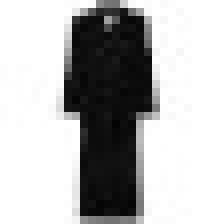
#> input picture test/test6.jpg, 28 x 28 px, found by its file name (shown 8 times larger)
$ jupyter execute --allow-errors Clothes_recognition_2.ipynb   (shell and % lines are left out)   (older library calls are emulated)
#> lines starting #> are read from the running program, lines starting #| are printed output that depends on the picture; long printed decimals are rounded
[cell 1]
import scipy.special,scipy.misc
import numpy
import matplotlib.pyplot
from datetime import datetime
start_time = datetime.now()
class Neurol:
    def __init__(self,input_nodes,hidden_nodes,output_nodes,learningrate):
        self.i_n=input_nodes
        self.h_n=hidden_nodes
        self.o_n=output_nodes

        self.wih = numpy.random.normal(0.0, pow(self.i_n,-0.5),(self.h_n,self.i_n))
        self.who=numpy.random.normal(0.0,pow(self.h_n,-0.5 ),(self.o_n,self.h_n))

        self.l_r= learningrate

        self.activate=lambda x: scipy.special.expit(x)


    def train(self,inputs_l,targets_l):
        ins = numpy.array(inputs_l, ndmin=2).T
        tgs = numpy.array(targets_l, ndmin=2).T


        h_ins = numpy.dot(self.wih, ins)
        h_ots = self.activate(h_ins)


        final_ins = numpy.dot(self.who, h_ots)
        final_ots = self.activate(final_ins)


        ots_errs = tgs - final_ots
        h_errs = numpy.dot(self.who.T, ots_errs)


        self.who += self.l_r * numpy.dot((ots_errs * final_ots * (1.0 - final_ots)), numpy.transpose(h_ots))
        self.wih += self.l_r * numpy.dot((h_errs * h_ots * (1.0 - h_ots)), numpy.transpose(ins))


    def query(self,inputs_l):
        ins=numpy.array(inputs_l,ndmin=2).T
        h_ins=numpy.dot(self.wih,ins)
        h_ots=self.activate(h_ins)
        final_ins=numpy.dot(self.who,h_ots)
        final_ots=self.activate(final_ins)

        return final_ots


input_nodes=784
hidden_nodes=200 #Можно поставить 300 или ,но будут большие затраты по времени
output_nodes=10
learningrate=0.025

n=Neurol(input_nodes,hidden_nodes,output_nodes,learningrate)

#> (the rest of this cell did not finish here and is left out)

#> (a cell that did not finish here is left out)

#> (a cell that did not finish here is left out)

[cell 4]
scorecard=[]

#> (the rest of this cell did not finish here and is left out)

[cell 5]
from PIL import Image
ans=['футболка','брюки','свитер','платье','пальто','туфли','рубашка','кросовки','сумка','ботинки']

img_arr = Image.open('test6.jpg')
#> img_arr is the input picture: PIL image 28x28 RGB; min 3, max 255, mean 182.3
img_arr = img_arr.convert('L') # делаем черно-белым
#> img_arr: PIL image 28x28 L
img_arr = numpy.asarray(img_arr)


img_data=255.0-img_arr.reshape(784)
#> img_data = 784 values, max 252 at index 434, min 0 at index 0, mean 72.67


img_data=(numpy.asfarray(img_data)/255.0*0.99)+0.01
#> img_data = 784 values, max 0.988 at index 434, min 0.01 at index 0, mean 0.292


output=n.query(img_data)
#> in query, `ins=numpy.array(inputs_l,ndmin=2).T`: ins has the same summary as img_data outside query
#> in query, `h_ins=numpy.dot(self.wih,ins)`: h_ins = 200 values, max 1.48 at index 182, min -1.39 at index 11, mean 0.052
#> in query, `h_ins=numpy.dot(self.wih,ins)`:
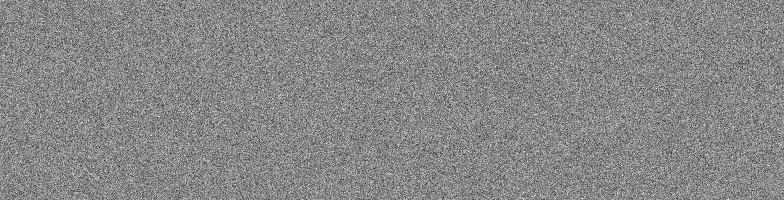
#> self.wih: shape (200, 784) float64; min -0.173, max 0.153, mean 0.000192; drawn with min black and max white
#> in query, `h_ots=self.activate(h_ins)`: h_ots = 200 values, max 0.814 at index 182, min 0.199 at index 11, mean 0.512
#> in query, `final_ins=numpy.dot(self.who,h_ots)`: final_ins = [0.0288, -0.569, 0.343, -0.885, 0.711, 0.507, -0.428, 0.316, -0.0855, 0.319]
#> in query, `final_ots=self.activate(final_ins)`: final_ots = [0.507, 0.361, 0.585, 0.292, 0.671, 0.624, 0.395, 0.578, 0.479, 0.579]
#> output has the same summary as final_ots in query


img_data=numpy.asfarray(img_data).reshape((28,28))
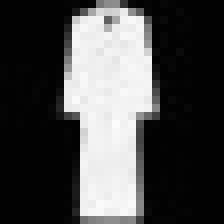
#> img_data: shape (28, 28) float64 (shown 8 times larger); min 0.01, max 0.988, mean 0.292
matplotlib.pyplot.imshow(img_data,cmap='Greys',interpolation='None')
print(output)
#| [[0.5072]
#|  [0.3614]
#|  [0.585]
#|  [0.2921]
#|  [0.6706]
#|  [0.6241]
#|  [0.3945]
#|  [0.5785]
#|  [0.4786]
#|  [0.5791]]
print(ans[numpy.argmax(output)])
#| пальто
